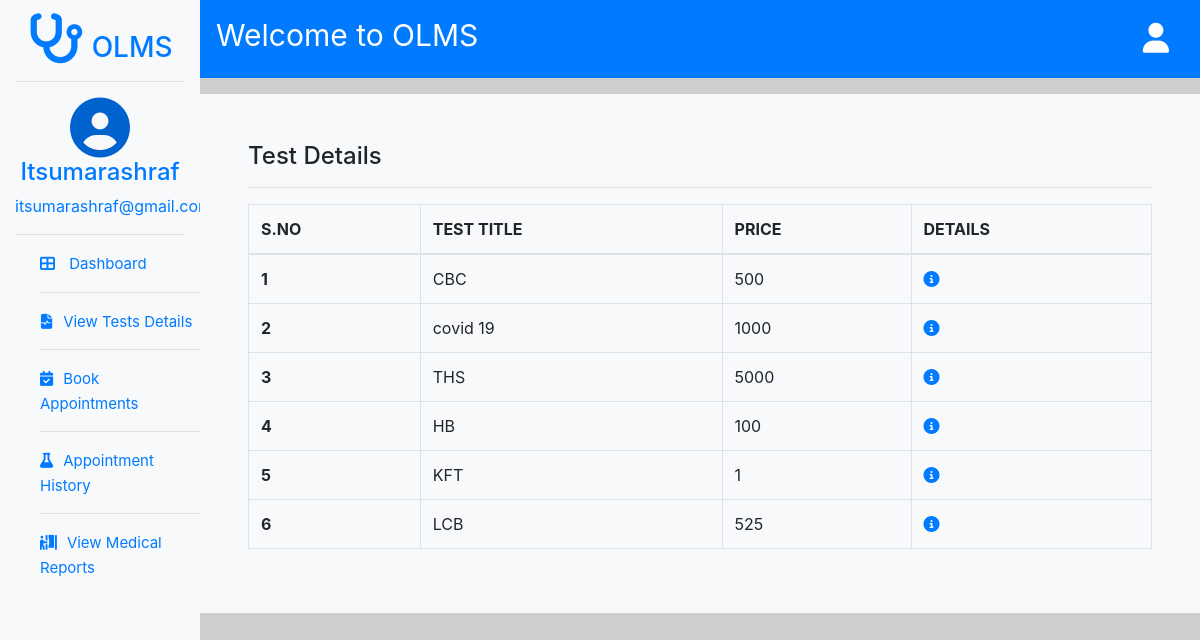
The app's page /userside/view/ (signed in) with its own data.
### adminside/models.py (models this page shows, shortened)
class test(models.Model):
    test_title = models.CharField(max_length=100)
    test_desc = models.CharField(max_length=200)
    test_interp = models.CharField(max_length=300)
    price = models.IntegerField()

### users/authmiddleware.py (the view)
    def middleware(request):
        if  not request.session.get('userlogged'):
            return redirect('userlogin')
        response = get_response(request)
        return response

### users/views.py (called while the page is built)
@userlogin_auth
def testdetails(request):
    test_details = test.objects.all()
    return render(request,'view-test-details.html',{'testitems':test_details})

### templates/view-test-details.html (shortened to what this page needs)
{% extends 'userbase.html' %}
{% block body %}
<div class="container  bg-light p-5 mt-3">
  <div class="row">
    <div class="col-lg-12">
      <h4>Test Details</h4>
      <hr>
      <table class="table table-bordered">
        <thead>
          <tr>
            <th scope="col">S.NO</th>
            <th scope="col">TEST TITLE</th>
            <th scope="col">PRICE</th>
            <th scope="col">DETAILS</th>
          </tr>
        </thead>
        <tbody>
        <tbody>
          {% for testitem in testitems %}
          <tr>
            <th scope="row">{{ testitem.id }}</th>
            <td>{{ testitem.test_title }}</td>
            <td>{{ testitem.price }}</td>
            <td><a href="test-info/{{testitem.id}}"><i class="fas fa-info-circle"></i></a></td>
          </tr>
          {% endfor %}
        </tbody>
        </tbody>
      </table>
    </div>
  </div>
</div>
{% endblock body %}

### templates/userbase.html (style rules this page uses)
body { margin: 0; padding: 0; background-color: rgb(207, 206, 206); }

### records on screen
test: id "1", test_title "CBC", price "500"
test: id "2", test_title "covid 19", price "1000"
test: id "3", test_title "THS", price "5000"
test: id "4", test_title "HB", price "100"
test: id "5", test_title "KFT", price "1"
test: id "6", test_title "LCB", price "525"

### other values on screen
{{ request.session.userlogged }} "Itsumarashraf"
{{ request.session.useremail }} "itsumarashraf@gmail.com"
